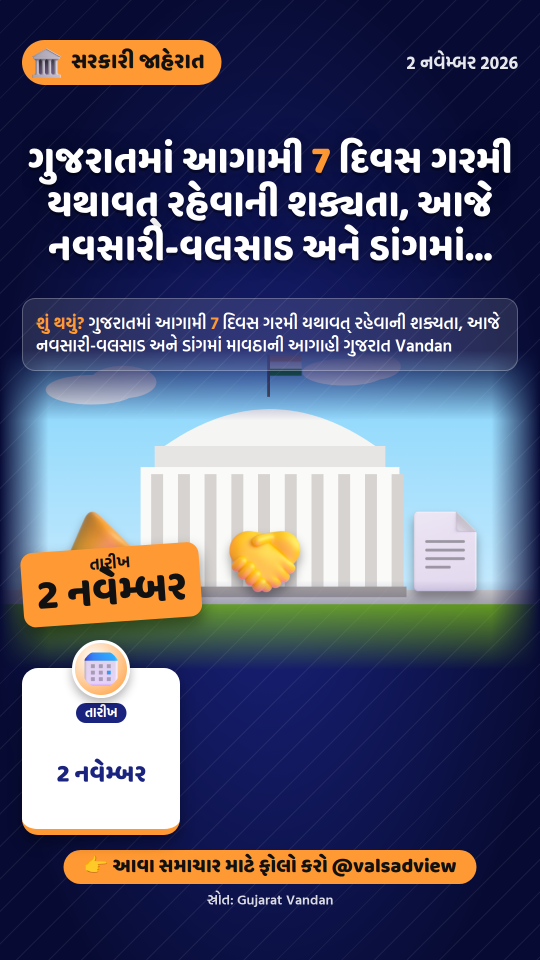
#> input picture run-1.png, 1080 x 1920 px (shown at 1/2 size)
$ python -i poster_reel.py   (imports and definitions only)
#> lines starting #> are read from the running program, lines starting #| are printed output that depends on the picture
"""Turn a finished poster image (PNG/JPG, e.g. one made in the Gemini app) into an animated 9:16 news reel.

    python tools/poster_to_reel.py poster.jpg out.mp4 [--style auto|scan|punch|zigzag|focus] [--music file.mp3]

The poster is split into its bands (headline, picture, points, bottom strip) by looking at where the picture
changes most from row to row, and a "camera" moves over it like a news editor reading it out:

  scan    starts close on the headline with a punch-in, glides down band by band, then pulls back to the whole poster
  punch   whole poster first, then quick punch-ins on every band with a flash, back out at the end
  zigzag  diagonal moves left-right while going down, with a slight tilt
  focus   whole poster, then each band is lit up in turn while the rest is dimmed (no zoom)

Every reel opens with a short flash and ends on the full poster (the last seconds are what people re-read).
"""
import argparse
import math
import random
import shutil
import subprocess
import sys
import tempfile
from pathlib import Path

from PIL import Image, ImageEnhance, ImageFilter

W, H, FPS = 1080, 1920, 30


def _ease(t: float) -> float:
    return t * t * (3 - 2 * t)


def bands(img: Image.Image, n_max: int = 6) -> list[tuple[int, int]]:
    """(top, bottom) of the poster's main bands: cut where neighbouring rows differ the least."""
    small = img.convert("L").resize((90, 160))
    px = small.load()
    rows = [[px[x, y] for x in range(90)] for y in range(160)]
    change = [sum(abs(a - b) for a, b in zip(rows[y], rows[y - 1])) for y in range(1, 160)]
    # quiet rows are band edges; pick well-spaced ones
    order = sorted(range(10, 150), key=lambda y: change[y - 1])
    cuts = []
    for y in order:
        if all(abs(y - c) >= 22 for c in cuts):
            cuts.append(y)
        if len(cuts) >= n_max - 1:
            break
    edges = [0] + sorted(cuts) + [160]
    scale = img.height / 160
    return [(int(a * scale), int(b * scale)) for a, b in zip(edges, edges[1:]) if b - a >= 14]


def _fit(img: Image.Image) -> Image.Image:
    """The poster at 1080 wide, padded or cropped to 9:16 (blurred fill behind a shorter poster)."""
    img = img.convert("RGB")
    img = img.resize((W, round(img.height * W / img.width)))
    if img.height >= H:
        top = (img.height - H) // 2
        return img.crop((0, top, W, top + H))
    bg = img.resize((W, H)).filter(ImageFilter.GaussianBlur(40))
    bg = ImageEnhance.Brightness(bg).enhance(.5)
    bg.paste(img, (0, (H - img.height) // 2))
    return bg


# [51 lines left out: functions _view, keyframes, _at, not called in this run]


def render(poster: Path, out: Path, style: str = "auto", music: Path | None = None, seconds: float = 12.0,
           fx: bool = True, handle: str = "@valsadview") -> Path:
#> called with poster = '../run-1.png', out = 'out.png', style = 'auto', seconds = 12, fx = True, handle = '@valsadview'
    img = _fit(Image.open(poster))
#> in _fit, img is the input picture: PIL image 1080x1920 RGB; mean R, G, B 87.1, 90.2, 114.8
    bnds = bands(img)
#> in bands, `small = img.convert("L").resize((90, 160))`:
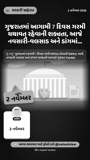
#> small: PIL image 90x160 L; min 0, max 255, mean 92
#> in bands, `rows = [[px[x, y] for x in range(90)] for y in range(160)]`: rows = 160 items
#> in bands, `change = [sum(abs(a - b) for a, b in zip(rows[y], rows[y - 1])) for y ..`: change = 159 values, max 7230 at index 146, min 11 at index 82, mean 1511.8
#> in bands, `order = sorted(range(10, 150), key=lambda y: change[y - 1])`: order = 140 values, max 149 at index 88, min 10 at index 94, mean 79.5
#> the loop in bands, `for y in order:` made 59 passes
#> y on passes 1 to 12: 83, 84, 81, 82, 76, 133, 132, 136, 125, 122, 135, 124
#> after the loop in bands, `for y in order:`: cuts = [83, 133, 18, 47, 106]
#> in bands, `edges = [0] + sorted(cuts) + [160]`: edges = [0, 18, 47, 83, 106, 133, 160]
#> bnds = [(0, 216), (216, 564), (564, 996), (996, 1272), (1272, 1596), (1596, 1920)]
    if style == "auto":
        style = random.choice(["scan", "punch", "zigzag", "focus"])
#> (the run stopped early here; a loop or call above may not have finished)

$ run again, on run-3.png
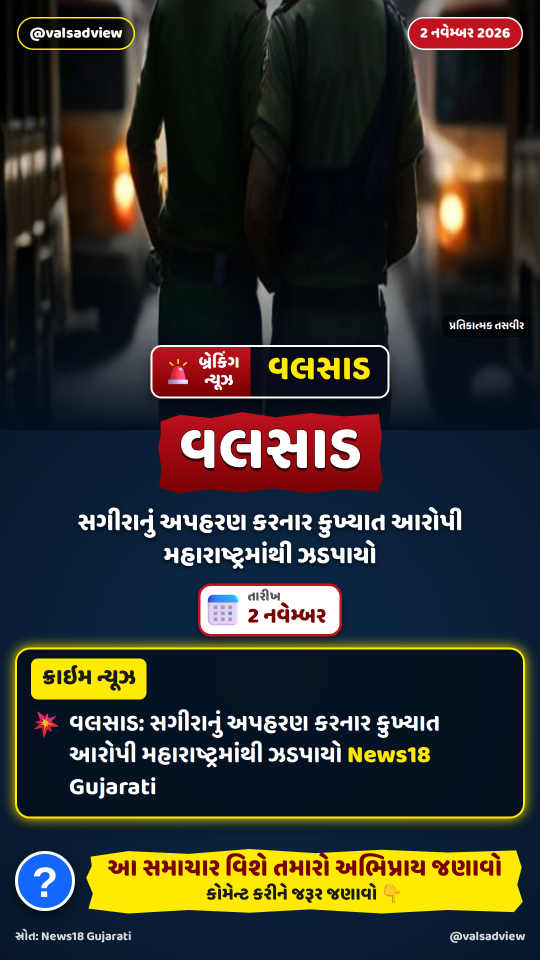
#> input picture run-3.png, 1080 x 1920 px (shown at 1/2 size)
#> in _fit, img is the input picture: PIL image 1080x1920 RGB; mean R, G, B 51.6, 51, 44.5
#> in bands, `small = img.convert("L").resize((90, 160))`:
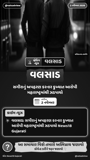
#> small: PIL image 90x160 L; min 0, max 255, mean 50.4
#> rows = 160 items
#> change = 159 values, max 11251 at index 151, min 19 at index 158, mean 1641.1
#> order = 140 values, max 149 at index 59, min 10 at index 14, mean 79.5
#> the loop in bands, `for y in order:` made 24 passes
#> y on passes 1 to 8: 139, 83, 16, 80, 13, 15, 17, 12
#> after the loop in bands, `for y in order:`: cuts = [139, 83, 16, 51, 113]
#> edges = [0, 16, 51, 83, 113, 139, 160]
#> bnds = [(0, 192), (192, 612), (612, 996), (996, 1356), (1356, 1668), (1668, 1920)]
